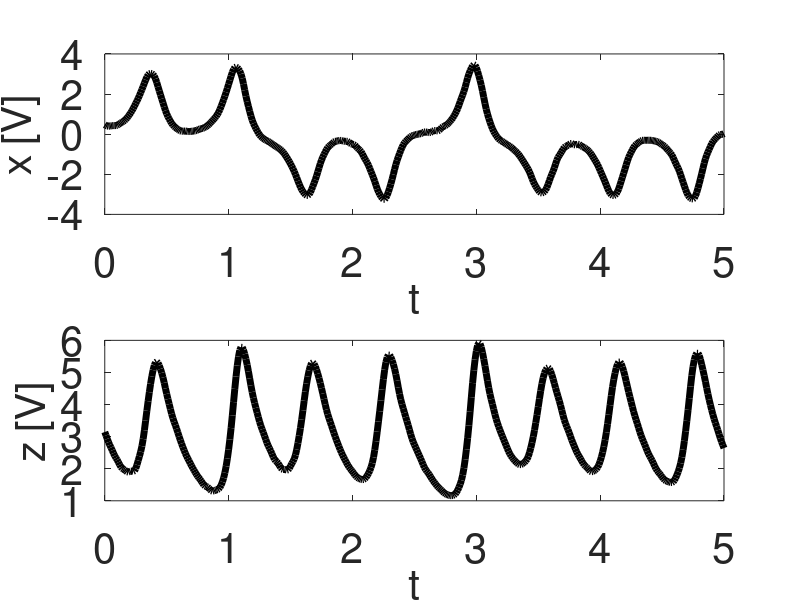
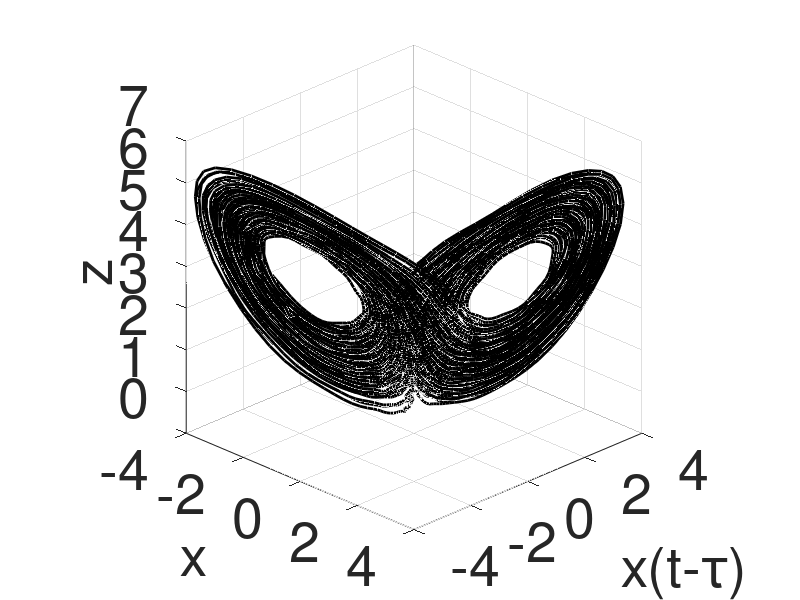

These charts were generated, in order, by the following MATLAB code:
clear all

load('Variables_Plotting_Circuit.mat')

%% Plot time series used in algorithm of experimental data.
% Figure 1(a)
N_501 = 501;
N_used_data = sampling_rate*N_501;
time_data = linspace(0,N_501*dt-dt,N_501);

ini = 3025;
fin = ini + N_used_data - 1;

figure;
subplot(2,1,1)
plot(time_data,xcircuit(ini:sampling_rate:fin),'k','LineWidth',5)
xlabel('t')
ylabel('x [V]')

subplot(2,1,2)
plot(time_data,zcircuit(ini:sampling_rate:fin),'k','LineWidth',5)
xlabel('t')
ylabel('z [V]')

set(findall(gcf,'-property','FontSize'),'FontSize',30);  

%% Plot time-delay embedding of experimental data.
% Figure 1(a)
N_steps = 2;
N = N_steps*22001;

ini = 3;
fin = ini + N - 1;

tdelay = 2;

figure;
plot3(xcircuit(ini:N_steps:fin),xcircuit(ini-tdelay:N_steps:fin-tdelay),zcircuit(ini:N_steps:fin),'k','LineWidth',2)
xlabel('x')
ylabel('x(t-\tau)')
zlabel('z')

grid on    

axis square
view([45 25])

set(findall(gcf,'-property','FontSize'),'FontSize',40);  